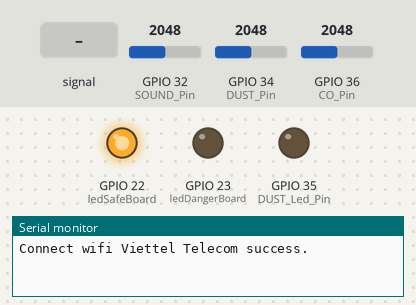
Recording of a program running on a simulated ESP32. Parts: output pins drawn as LEDs (lit = HIGH), the last lines printed to the serial monitor. Inputs (shaded band) come from the test bench; at power-on: GPIO 36 (CO_Pin) = 2048, GPIO 32 (SOUND_Pin) = 2048, GPIO 34 (DUST_Pin) = 2048. WiFi joins after 1.5 s; servers stay silent unless stated.

Above: at 3.0 s.
3.1 s: GPIO 36 (CO_Pin) set to 401
5.4 s: GPIO 36 (CO_Pin) set to 353
At 5.9 s:
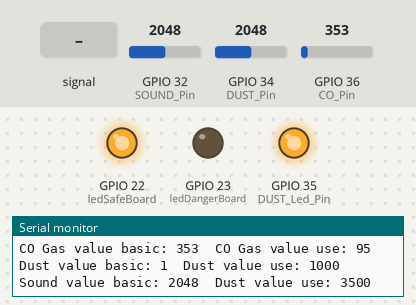
6.9 s: GPIO 32 (SOUND_Pin) fed a 200 Hz sine of ±1842 counts around its level
At 10.6 s:
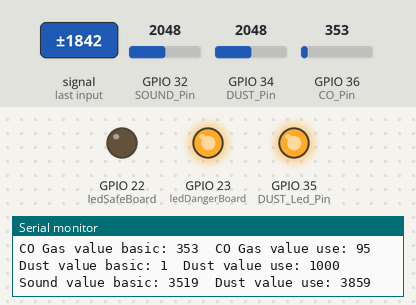
13.0 s: GPIO 36 (CO_Pin) set to 160
Timing chart, 0 to 16.7 s (numbered marks = the images above; inputs shaded):
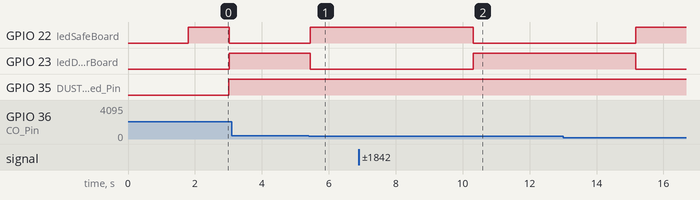

The program:

main.cpp
```cpp
#include <Arduino.h>

#define BLYNK_TEMPLATE_ID "TMPLpBdYLvHV"
#define BLYNK_DEVICE_NAME "NCKH BASIC 1"
#define BLYNK_AUTH_TOKEN "dPQne8M3jZdkfnskX2lSF8UMFIq9bIpB"
char auth[] = BLYNK_AUTH_TOKEN;

#define FIREBASE_HOST "https://tt-iot-utc-default-rtdb.firebaseio.com/"
#define FIREBASE_AUTH "I8dY6yv4GrCOAASGRfkmOy1nlM4BOrxCT5jCHXWM"

#include <WiFi.h>
#include <WiFiClient.h>
#include <BlynkSimpleEsp32.h>
#include <SharpGP2Y10.h>
#include <FirebaseESP32.h>

const char ssid[] = "Viettel Telecom";
const char pass[] = "dat123456789";

#define CO_Pin 36
#define CO_Value_Set 100
unsigned int CO_Value_Basic = 0;
unsigned int CO_Value_Use = 0;

#define GAS_Pin 39
#define GAS_Value_Set 700
unsigned int GAS_Value_Basic = 0;
unsigned int GAS_Value_Use = 0;

#define SOUND_Pin 32
#define SOUND_Value_Set 3800
unsigned int SOUND_Value_Basic = 0;
unsigned int SOUND_Value_Use = 0;

#define DUST_Pin 34     // pin Vo
#define DUST_Led_Pin 35 // pin led+
#define DUST_Value_Set 1100
unsigned int DUST_Value_Basic = 0;
unsigned int DUST_Value_Use = 0;

bool CO_Safe;
bool Gas_Safe;
bool Sound_Safe;
bool Dust_Safe;

unsigned int maxAnalog = 4096;
unsigned int minAnalog = 0;

// Led on board
#define ledSafeBoard 22   // pin 12 + of Led
#define ledDangerBoard 23 // pin 13 + of Led

// Led on app blynk
WidgetLED COAppLedSafe(V2);
WidgetLED COAppLedDanger(V3);

WidgetLED SOUNDAppLedSafe(V12);
WidgetLED SOUNDAppLedDanger(V13);

WidgetLED DUSTAppLedSafe(V22);
WidgetLED DUSTAppLedDanger(V23);

WidgetLED GASAppLedSafe(V42);
WidgetLED GASAppLedDanger(V43);

WidgetLCD LCDs(V100);


unsigned int lastTime;
unsigned int outTime = 1000; // 1000ms


void initPin();

void checkSafe();
void controllDisplay();
void controllLedBoard();
void controllLedApp();
void writeLcdBa();
void writeLcdAd();

void readCo();
void readDust();
void readSound();

void runBlynks();
void readSenser();

SharpGP2Y10 dustSensor(DUST_Pin, DUST_Led_Pin);

FirebaseData fbdata;

void setup()
{
  Serial.begin(115200);

  Blynk.begin(auth, ssid, pass);
  Serial.println("Connect wifi " + String(ssid) + " success.");

  initPin();

  Firebase.begin(FIREBASE_HOST, FIREBASE_AUTH);

  lastTime = millis();

}

void loop()
{
  runBlynks();

  readSenser();

  controllDisplay();

  Firebase.setInt(fbdata, "Node1/co", CO_Value_Use);
  Firebase.setInt(fbdata, "Node1/dust", DUST_Value_Use);
  Firebase.setInt(fbdata, "Node1/sound", SOUND_Value_Use);
  Firebase.setInt(fbdata, "Node1/gas", GAS_Value_Use);

}

void readSenser()
{
  if (millis() - lastTime >= outTime)
  {
    readCo();
    readDust();
    readSound();

    lastTime = millis();
  }
}

void runBlynks()
{
  Blynk.run();

  // Transmit data from esp32 to Blynk App
  Blynk.virtualWrite(V1, CO_Value_Use);
  Blynk.virtualWrite(V11, SOUND_Value_Use);
  Blynk.virtualWrite(V21, DUST_Value_Use);
}

void controllDisplay()
{
  checkSafe();

  controllLedBoard();
  controllLedApp();
  writeLcdAd();
}

void checkSafe()
{
  if (CO_Value_Use <= CO_Value_Set)
    CO_Safe = 1;
  else
    CO_Safe = 0;

  if (DUST_Value_Use <= DUST_Value_Set)
    Dust_Safe = 1;
  else
    Dust_Safe = 0;

  if (SOUND_Value_Use <= SOUND_Value_Set)
    Sound_Safe = 1;
  else
    Sound_Safe = 0;

  if (GAS_Value_Use <= GAS_Value_Set)
    Gas_Safe = 1;
  else
    Gas_Safe = 0;

}

void controllLedBoard()
{
  if (CO_Safe && Dust_Safe && Sound_Safe && Gas_Safe)
  {
    digitalWrite(ledSafeBoard, HIGH);
    digitalWrite(ledDangerBoard, LOW);
  }
  else
  {
    digitalWrite(ledSafeBoard, LOW);
    digitalWrite(ledDangerBoard, HIGH);
  }
}

void controllLedApp()
{
  if (CO_Safe)
  {
    COAppLedSafe.on();
    COAppLedDanger.off();
  }
  else
  {
    COAppLedSafe.off();
    COAppLedDanger.on();
  }

  if (Sound_Safe)
  {
    SOUNDAppLedSafe.on();
    SOUNDAppLedDanger.off();
  }
  else
  {
    SOUNDAppLedSafe.off();
    SOUNDAppLedDanger.on();
  }

  if (Dust_Safe)
  {
    DUSTAppLedSafe.on();
    DUSTAppLedDanger.off();
  }
  else
  {
    DUSTAppLedSafe.off();
    DUSTAppLedDanger.on();
  }


  if (Gas_Safe)
  {
    GASAppLedSafe.on();
    GASAppLedDanger.off();
  }
  else
  {
    GASAppLedSafe.off();
    GASAppLedDanger.on();
  }

}

// No support for web blynk
void writeLcdBa()
{
  /*
  Ba - Basic
  transmit data up lcd in app blynk
  lcd on app must setup basic mode
  */

  Blynk.virtualWrite(V100, "CO_CValue Res: " + String(CO_Value_Use));
}

void writeLcdAd()
{
  /*
  Ad - Advanced
  lcd on app must setup advanced mode
  */

  static int counter;

  LCDs.print(0, 0, "environment:");

  if (CO_Safe && Dust_Safe && Sound_Safe && Gas_Safe)
  {
    LCDs.print(5, 1, "safe");
    counter++;
  }
  else
  {
    LCDs.print(5, 1, "danger");
  }

  if (counter % 4 == 0)
  {
    LCDs.clear();
  }
}

void initPin()
{
  // Input
  pinMode(CO_Pin, INPUT);
  pinMode(DUST_Pin, INPUT);
  pinMode(SOUND_Pin, INPUT);
  pinMode(GAS_Pin, INPUT);


  // Output
  pinMode(ledSafeBoard, OUTPUT);
  pinMode(ledDangerBoard, OUTPUT);
  digitalWrite(ledSafeBoard, LOW);
  digitalWrite(ledDangerBoard, LOW);
}

void readCo()
{
  unsigned int lowerLimit = 20;
  unsigned int upperLimit = 900;

  CO_Value_Basic = analogRead(CO_Pin);
  CO_Value_Use = map(CO_Value_Basic, minAnalog, maxAnalog, lowerLimit, upperLimit);

  Serial.println("\n\nCO Gas value basic: " + String(CO_Value_Basic) + "  CO Gas value use: " + String(CO_Value_Use));
}

void readGas()
{
  unsigned int lowerLimit = 200;
  unsigned int upperLimit = 2000;

  GAS_Value_Basic = analogRead(CO_Pin);

  GAS_Value_Use = map(CO_Value_Basic, minAnalog, maxAnalog, lowerLimit, upperLimit);

  Serial.println("\n\nCO Gas value basic: " + String(CO_Value_Basic) + "  CO Gas value use: " + String(CO_Value_Use));
}

void readSound()
{
  unsigned int lowerLimit = 3000;
  unsigned int upperLimit = 4000;

  SOUND_Value_Basic = analogRead(SOUND_Pin);
  SOUND_Value_Use = map(SOUND_Value_Basic, minAnalog, maxAnalog, lowerLimit, upperLimit);

  Serial.println("Sound value basic: " + String(SOUND_Value_Basic) + "  Dust value use: " + String(SOUND_Value_Use));
}

void readDust()
{
  unsigned int lowerLimit = 1000;
  unsigned int upperLimit = 3000;

  DUST_Value_Basic = dustSensor.getDustDensity();
  DUST_Value_Use = map(DUST_Value_Basic, minAnalog, maxAnalog, lowerLimit, upperLimit);

  Serial.println("Dust value basic: " + String(DUST_Value_Basic) + "  Dust value use: " + String(DUST_Value_Use));
}
```

Measured:
- the behaviour switches between 378 and 377 on GPIO 36 (CO_Pin) (found by bisection; images 0 and 1)
- after the input at 5.4 s, GPIO 22 (ledSafeBoard): LOW → HIGH after 0.05 s; GPIO 23 (ledDangerBoard): HIGH → LOW after 0.05 s
- after the input at 6.9 s, GPIO 22 (ledSafeBoard): HIGH → LOW after 3.4 s; GPIO 23 (ledDangerBoard): LOW → HIGH after 3.4 s
